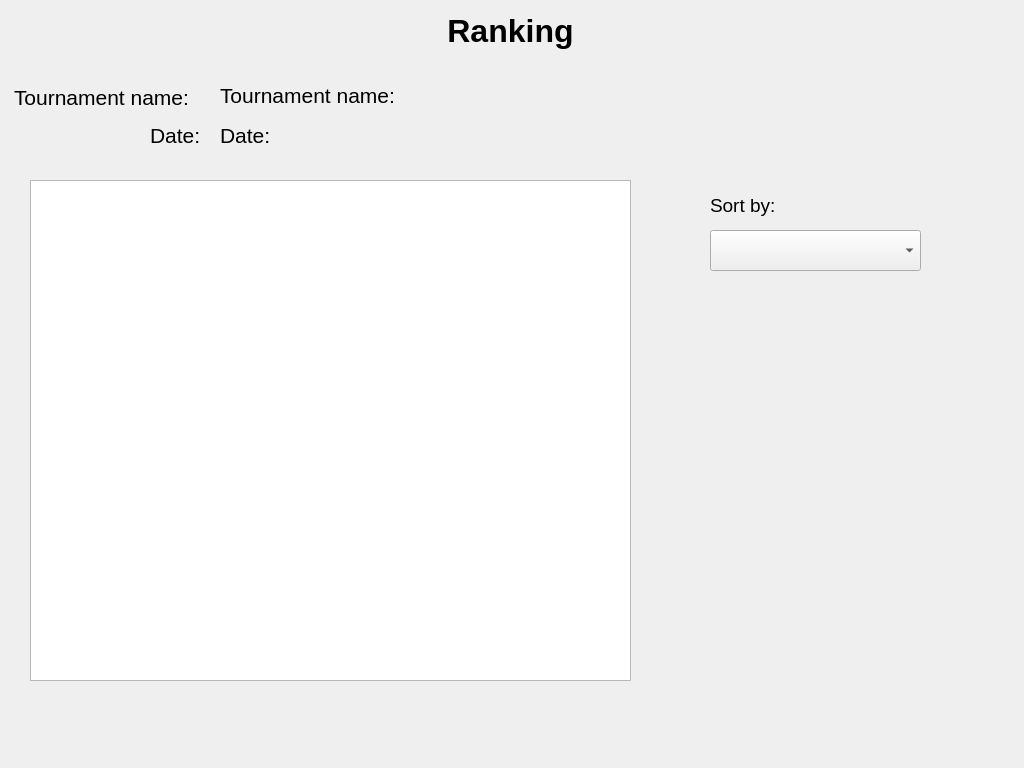
<?xml version="1.0" encoding="UTF-8"?>
<ui version="4.0">
 <class>PlayerRanking</class>
 <widget class="QWidget" name="PlayerRanking">
  <property name="geometry">
   <rect>
    <x>0</x>
    <y>0</y>
    <width>1024</width>
    <height>768</height>
   </rect>
  </property>
  <property name="windowTitle">
   <string>Form</string>
  </property>
  <widget class="QLabel" name="label">
   <property name="geometry">
    <rect>
     <x>0</x>
     <y>10</y>
     <width>1021</width>
     <height>41</height>
    </rect>
   </property>
   <property name="font">
    <font>
     <pointsize>24</pointsize>
     <weight>75</weight>
     <bold>true</bold>
    </font>
   </property>
   <property name="text">
    <string>Ranking</string>
   </property>
   <property name="alignment">
    <set>Qt::AlignCenter</set>
   </property>
  </widget>
  <widget class="QTableWidget" name="players_table">
   <property name="geometry">
    <rect>
     <x>30</x>
     <y>180</y>
     <width>601</width>
     <height>501</height>
    </rect>
   </property>
   <property name="font">
    <font>
     <pointsize>14</pointsize>
    </font>
   </property>
  </widget>
  <widget class="QLabel" name="label_2">
   <property name="geometry">
    <rect>
     <x>710</x>
     <y>190</y>
     <width>81</width>
     <height>31</height>
    </rect>
   </property>
   <property name="font">
    <font>
     <pointsize>14</pointsize>
    </font>
   </property>
   <property name="text">
    <string>Sort by:</string>
   </property>
  </widget>
  <widget class="QComboBox" name="sort_box">
   <property name="geometry">
    <rect>
     <x>710</x>
     <y>230</y>
     <width>211</width>
     <height>41</height>
    </rect>
   </property>
   <property name="font">
    <font>
     <pointsize>14</pointsize>
    </font>
   </property>
  </widget>
  <widget class="QLabel" name="tournament_date_label_2">
   <property name="geometry">
    <rect>
     <x>150</x>
     <y>120</y>
     <width>53</width>
     <height>30</height>
    </rect>
   </property>
   <property name="font">
    <font>
     <pointsize>16</pointsize>
    </font>
   </property>
   <property name="text">
    <string>Date:</string>
   </property>
  </widget>
  <widget class="QLabel" name="tournament_name_label_2">
   <property name="geometry">
    <rect>
     <x>14</x>
     <y>82</y>
     <width>189</width>
     <height>30</height>
    </rect>
   </property>
   <property name="font">
    <font>
     <pointsize>16</pointsize>
    </font>
   </property>
   <property name="text">
    <string>Tournament name:</string>
   </property>
  </widget>
  <widget class="QLabel" name="name_label">
   <property name="geometry">
    <rect>
     <x>220</x>
     <y>80</y>
     <width>191</width>
     <height>30</height>
    </rect>
   </property>
   <property name="font">
    <font>
     <pointsize>16</pointsize>
    </font>
   </property>
   <property name="text">
    <string>Tournament name:</string>
   </property>
  </widget>
  <widget class="QLabel" name="date_label">
   <property name="geometry">
    <rect>
     <x>220</x>
     <y>120</y>
     <width>191</width>
     <height>30</height>
    </rect>
   </property>
   <property name="font">
    <font>
     <pointsize>16</pointsize>
    </font>
   </property>
   <property name="text">
    <string>Date:</string>
   </property>
  </widget>
 </widget>
 <resources/>
 <connections/>
</ui>
